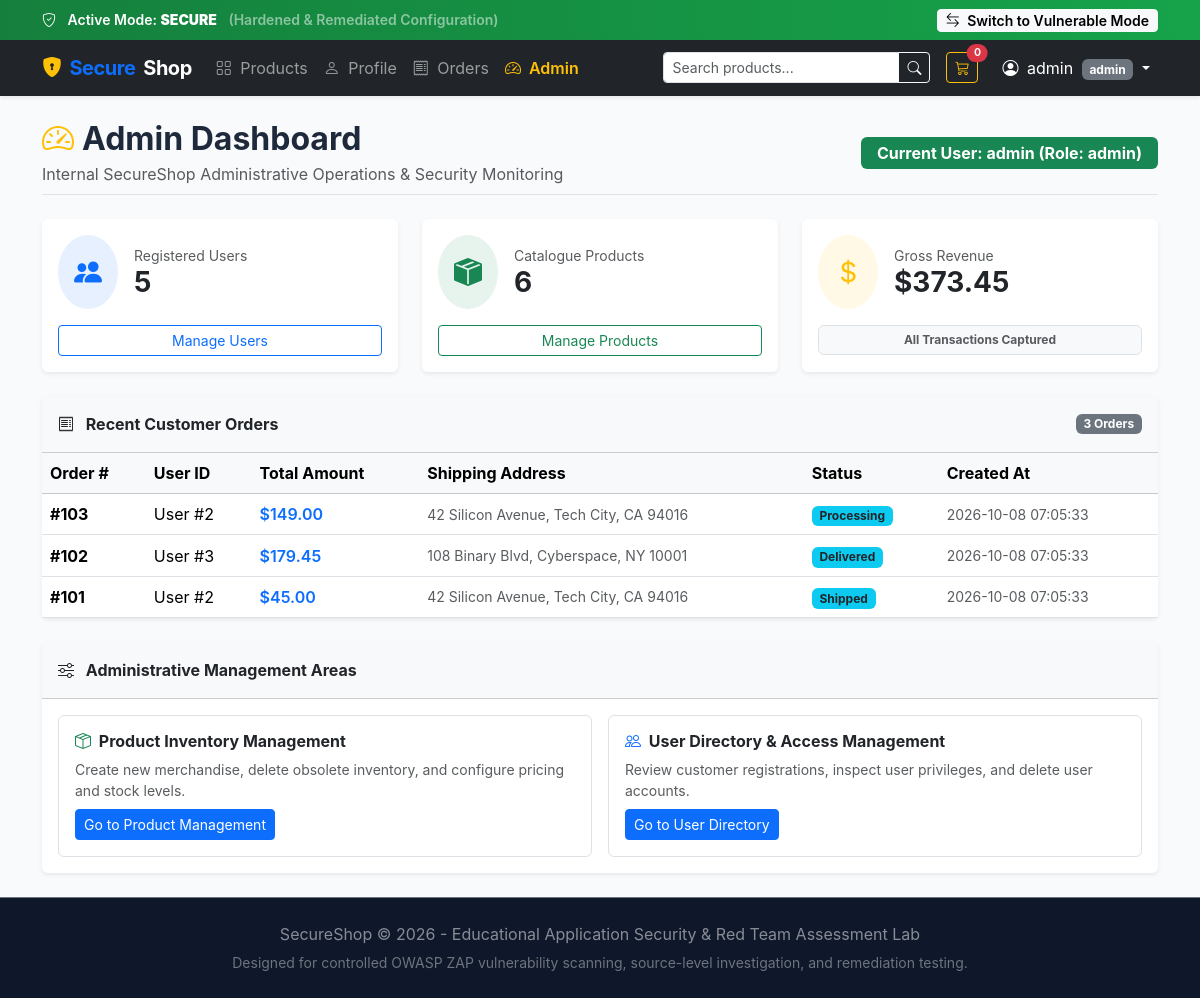
The page /admin/dashboard (signed in) on the database its author committed.
### tables this page shows
CREATE TABLE orders (
    id INTEGER PRIMARY KEY AUTOINCREMENT,
    user_id INTEGER NOT NULL,
    total_amount REAL NOT NULL,
    shipping_address TEXT NOT NULL,
    status TEXT NOT NULL DEFAULT 'Processing',
    created_at TIMESTAMP DEFAULT CURRENT_TIMESTAMP,
    FOREIGN KEY (user_id) REFERENCES users(id)
);

### fixed/app.py (the view)
@admin_bp.route("/")
@admin_bp.route("/dashboard")
def dashboard():
    authorized, resp = check_admin_secure()
    if not authorized:
        return resp
    conn = get_db_connection()
    cursor = conn.cursor()
    cursor.execute("SELECT COUNT(*) FROM users")
    user_count = cursor.fetchone()[0]
    cursor.execute("SELECT COUNT(*) FROM products")
    product_count = cursor.fetchone()[0]
    cursor.execute("SELECT COALESCE(SUM(total_amount), 0) FROM orders")
    total_sales = cursor.fetchone()[0]
    cursor.execute("SELECT * FROM orders ORDER BY id DESC LIMIT 5")
    recent_orders = cursor.fetchall()
    conn.close()
    return render_template(
        "admin_dashboard.html",
        user_count=user_count,
        product_count=product_count,
        total_sales=total_sales,
        recent_orders=recent_orders
    )

### fixed/app.py (called while the page is built)
@app.context_processor
def inject_globals():
    cart = session.get("cart", {})
    total_items = sum(cart.values()) if isinstance(cart, dict) else 0
    return {
        "current_mode": "secure",
        "cart_count": total_items
    }

@app.after_request
def apply_security_headers(response):
    response.headers["X-Frame-Options"] = "DENY"
    response.headers["X-Content-Type-Options"] = "nosniff"
    response.headers["Content-Security-Policy"] = (
        "default-src 'self'; "
        "style-src 'self' 'unsafe-inline' https://cdn.jsdelivr.net; "
        "script-src 'self' https://cdn.jsdelivr.net; "
        "font-src 'self' https://cdn.jsdelivr.net; "
        "img-src 'self' data: https:;"
    )
    response.headers["Referrer-Policy"] = "strict-origin-when-cross-origin"
    response.headers["Permissions-Policy"] = "geolocation=(), microphone=(), camera=()"
    response.headers["Server"] = "SecureShop-Production"
    return response

def check_admin_secure():
    if "user_id" not in session:
        flash("Authentication required to access admin area.", "warning")
        return False, redirect(url_for("admin.admin_login"))
    if session.get("role") != "admin":
        logger.warning(
            f"[SECURITY INCIDENT] Unauthorized admin portal access attempt by User #{session.get('user_id')} (role={session.get('role')})"
        )
        flash("Access Denied: Administrative privileges required.", "danger")
        abort(403)
    return True, None

### fixed/database.py (called while the page is built)
def get_db_connection():
    conn = sqlite3.connect(DB_PATH)
    conn.row_factory = sqlite3.Row
    return conn

### fixed/templates/admin_dashboard.html (shortened to what this page needs)
{% extends "base.html" %}
{% block content %}
<div class="d-flex justify-content-between align-items-center mb-4 pb-2 border-bottom">
    <div>
        <h2 class="fw-bold mb-1"><i class="bi bi-speedometer2 text-warning me-2"></i>Admin Dashboard</h2>
        <p class="text-muted mb-0">Internal SecureShop Administrative Operations & Security Monitoring</p>
    </div>
    <div>
        <span class="badge {{ 'bg-danger' if session.get('role') != 'admin' else 'bg-success' }} px-3 py-2 fs-6">
            Current User: {{ session.get('username') }} (Role: {{ session.get('role', 'anonymous') }})
        </span>
    </div>
</div>
<div class="row g-4 mb-4">
    <div class="col-md-4">
        <div class="card shadow-sm border-0 p-3 bg-white h-100">
            <div class="d-flex align-items-center">
                <div class="p-3 bg-primary bg-opacity-10 rounded-circle text-primary me-3">
                    <i class="bi bi-people-fill fs-3"></i>
                </div>
                <div>
                    <div class="text-muted small">Registered Users</div>
                    <h3 class="fw-bold mb-0">{{ user_count }}</h3>
                </div>
            </div>
            <a href="{{ url_for('admin.users') }}" class="btn btn-sm btn-outline-primary mt-3 w-100">Manage Users</a>
        </div>
    </div>
    <div class="col-md-4">
        <div class="card shadow-sm border-0 p-3 bg-white h-100">
            <div class="d-flex align-items-center">
                <div class="p-3 bg-success bg-opacity-10 rounded-circle text-success me-3">
                    <i class="bi bi-box-seam-fill fs-3"></i>
                </div>
                <div>
                    <div class="text-muted small">Catalogue Products</div>
                    <h3 class="fw-bold mb-0">{{ product_count }}</h3>
                </div>
            </div>
            <a href="{{ url_for('admin.products') }}" class="btn btn-sm btn-outline-success mt-3 w-100">Manage Products</a>
        </div>
    </div>
    <div class="col-md-4">
        <div class="card shadow-sm border-0 p-3 bg-white h-100">
            <div class="d-flex align-items-center">
                <div class="p-3 bg-warning bg-opacity-10 rounded-circle text-warning me-3">
                    <i class="bi bi-currency-dollar fs-3"></i>
                </div>
                <div>
                    <div class="text-muted small">Gross Revenue</div>
                    <h3 class="fw-bold mb-0">${{ "%.2f"|format(total_sales) }}</h3>
                </div>
            </div>
            <div class="badge bg-light text-muted border mt-3 w-100 py-2">All Transactions Captured</div>
        </div>
    </div>
</div>
<div class="card shadow-sm border-0 mb-4">
    <div class="card-header bg-light fw-bold py-3 d-flex justify-content-between align-items-center">
        <span><i class="bi bi-receipt me-2"></i> Recent Customer Orders</span>
        <span class="badge bg-secondary">{{ recent_orders|length if recent_orders else 0 }} Orders</span>
    </div>
    <div class="card-body p-0">
        <div class="table-responsive">
            <table class="table table-hover align-middle mb-0">
                <thead class="table-light">
                    <tr>
                        <th>Order #</th>
                        <th>User ID</th>
                        <th>Total Amount</th>
                        <th>Shipping Address</th>
                        <th>Status</th>
                        <th>Created At</th>
                    </tr>
                </thead>
                <tbody>
                    {% for order in recent_orders %}
                        <tr>
                            <td class="fw-bold">#{{ order.id }}</td>
                            <td>User #{{ order.user_id }}</td>
                            <td class="fw-semibold text-primary">${{ "%.2f"|format(order.total_amount) }}</td>
                            <td class="small text-muted">{{ order.shipping_address }}</td>
                            <td><span class="badge bg-info text-dark">{{ order.status }}</span></td>
                            <td class="small text-muted">{{ order.created_at }}</td>
                        </tr>
                    {% else %}
                        <tr>
                            <td colspan="6" class="text-center py-3 text-muted">No recent orders recorded.</td>
                        </tr>
                    {% endfor %}
                </tbody>
            </table>
        </div>
    </div>
</div>
<div class="card shadow-sm border-0">
    <div class="card-header bg-light fw-bold py-3">
        <i class="bi bi-sliders me-2"></i> Administrative Management Areas
    </div>
    <div class="card-body">
        <div class="row g-3">
            <div class="col-md-6">
                <div class="border rounded p-3 h-100">
                    <h6 class="fw-bold"><i class="bi bi-box-seam me-1 text-success"></i> Product Inventory Management</h6>
                    <p class="small text-muted mb-2">Create new merchandise, delete obsolete inventory, and configure pricing and stock levels.</p>
                    <a href="{{ url_for('admin.products') }}" class="btn btn-sm btn-primary">Go to Product Management</a>
                </div>
            </div>
            <div class="col-md-6">
                <div class="border rounded p-3 h-100">
                    <h6 class="fw-bold"><i class="bi bi-people me-1 text-primary"></i> User Directory & Access Management</h6>
                    <p class="small text-muted mb-2">Review customer registrations, inspect user privileges, and delete user accounts.</p>
                    <a href="{{ url_for('admin.users') }}" class="btn btn-sm btn-primary">Go to User Directory</a>
                </div>
            </div>
        </div>
    </div>
</div>
{% endblock %}

### fixed/static/css/style.css (style rules this page uses)
:root { --primary-color: #2563eb; --primary-hover: #1d4ed8; --dark-bg: #0f172a; --card-bg: #ffffff; --text-main: #1e293b; --vuln-badge: #dc2626; --secure-badge: #16a34a; }
body { background-color: #f8fafc; color: var(--text-main); font-family: -apple-system, BlinkMacSystemFont, "Segoe UI", Roboto, "Helvetica Neue", Arial, sans-serif; min-height: 100vh; display: flex; flex-direction: column; }

### rows shown on the page
orders: id "103", user_id "2", total_amount "149.00", shipping_address "42 Silicon Avenue, Tech City, CA 94016", status "Processing", created_at "2026-10-08 07:05:33"
orders: id "102", user_id "3", total_amount "179.45", shipping_address "108 Binary Blvd, Cyberspace, NY 10001", status "Delivered", created_at "2026-10-08 07:05:33"
orders: id "101", user_id "2", total_amount "45.00", shipping_address "42 Silicon Avenue, Tech City, CA 94016", status "Shipped", created_at "2026-10-08 07:05:33"

### other values the page prints
{{ current_mode.upper() }} "SECURE"
{{ "Secure Mode" if current_mode == "vulnerable" else "Vulnerable Mode" }} "Vulnerable Mode"
{{ session.get('username') }} "admin"
{{ session.get('role') }} "admin"
{{ session.get('role', 'anonymous') }} "admin"
{{ user_count }} "5"
{{ product_count }} "6"
{{ "%.2f"|format(total_sales) }} "373.45"
{{ recent_orders|length if recent_orders else 0 }} "3"
